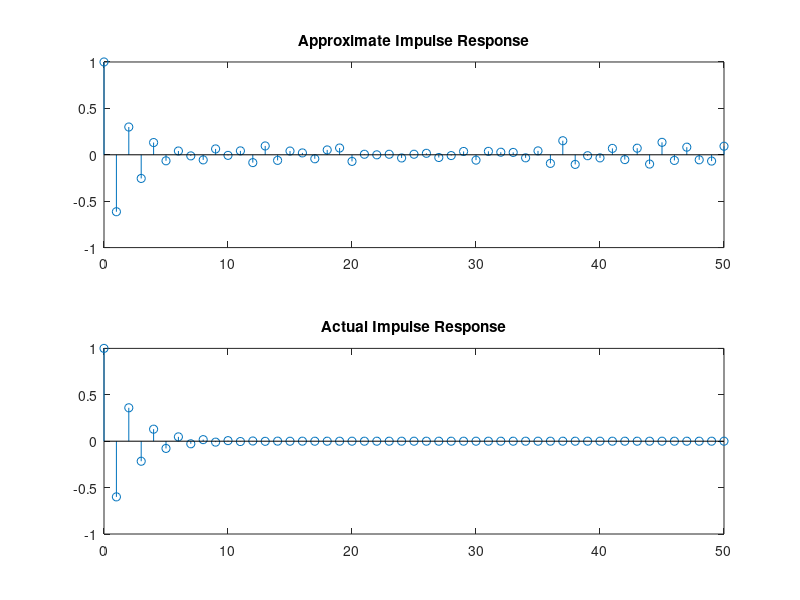

MATLAB code to generate this figure:
clc
clear all

N=500;
nr=0:499;
ny=nr;
r=randn(1,N);
y=zeros(size(r));
for n=2:500;
    y(n)=r(n)-0.6*y(n-1);
end
rr=fliplr(r);
nrr=-fliplr(nr);
Ryr=conv(y,rr);
kmin=(ny(1)+nrr(1));
kmax=(ny(length(ny))+nrr(length(nrr)));
k=kmin:kmax;

%plotting
subplot(211)
stem(k,Ryr/Ryr(N));
title("Approximate Impulse Response");
xlim([0 50]);

b=[1 0];
a=[1 0.6];
n=0:499;
x=zeros(size(n));
x(1)=1;
yy=filter(b,a,x);
subplot(212);
stem(n,yy);
title("Actual Impulse Response");
xlim([0 50]);